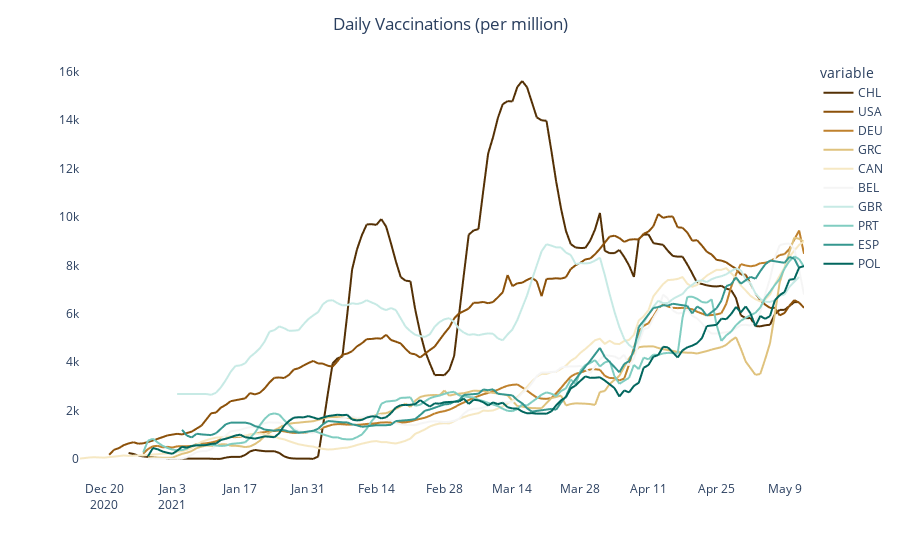

Notebook code for this chart:
### Code cell
daily_vacs_fig = px.line(daily_vacs_time_df, 
                         x='date', 
                         y=top_10_countries, 
                         color_discrete_sequence=px.colors.diverging.BrBG,
                         labels={
                             'date': ' ',
                             'value': ' '
                         })
daily_vacs_fig.update_layout({'plot_bgcolor': 'rgba(0, 0, 0, 0)','paper_bgcolor': 'rgba(0, 0, 0, 0)',})
daily_vacs_fig.update_layout(title_text='Daily Vaccinations (per million)', title_x=0.5)
daily_vacs_fig.show()

### Figure 1 — Plotly figure (JSON) as saved in the notebook; plotly's stock layout.template omitted (floating-point values rounded to 4 significant figures; data arrays with more than 128 entries replaced by an {"elided": "..."} marker saying what was removed)
{"data": [{"hovertemplate": "variable=CHL<br> =%{y}<extra></extra>", "legendgroup": "CHL", "line": {"color": "rgb(84,48,5)", "dash": "solid"}, "mode": "lines", "name": "CHL", "showlegend": true, "type": "scattergl", "x": {"elided": "150 str values"}, "xaxis": "x", "y": {"elided": "150 int values"}, "yaxis": "y"}, {"hovertemplate": "variable=USA<br> =%{y}<extra></extra>", "legendgroup": "USA", "line": {"color": "rgb(140,81,10)", "dash": "solid"}, "mode": "lines", "name": "USA", "showlegend": true, "type": "scattergl", "x": {"elided": "150 str values"}, "xaxis": "x", "y": {"elided": "150 int values"}, "yaxis": "y"}, {"hovertemplate": "variable=DEU<br> =%{y}<extra></extra>", "legendgroup": "DEU", "line": {"color": "rgb(191,129,45)", "dash": "solid"}, "mode": "lines", "name": "DEU", "showlegend": true, "type": "scattergl", "x": {"elided": "150 str values"}, "xaxis": "x", "y": {"elided": "150 int values"}, "yaxis": "y"}, {"hovertemplate": "variable=GRC<br> =%{y}<extra></extra>", "legendgroup": "GRC", "line": {"color": "rgb(223,194,125)", "dash": "solid"}, "mode": "lines", "name": "GRC", "showlegend": true, "type": "scattergl", "x": {"elided": "150 str values"}, "xaxis": "x", "y": {"elided": "150 int values"}, "yaxis": "y"}, {"hovertemplate": "variable=CAN<br> =%{y}<extra></extra>", "legendgroup": "CAN", "line": {"color": "rgb(246,232,195)", "dash": "solid"}, "mode": "lines", "name": "CAN", "showlegend": true, "type": "scattergl", "x": {"elided": "150 str values"}, "xaxis": "x", "y": {"elided": "150 int values"}, "yaxis": "y"}, {"hovertemplate": "variable=BEL<br> =%{y}<extra></extra>", "legendgroup": "BEL", "line": {"color": "rgb(245,245,245)", "dash": "solid"}, "mode": "lines", "name": "BEL", "showlegend": true, "type": "scattergl", "x": {"elided": "150 str values"}, "xaxis": "x", "y": {"elided": "150 int values"}, "yaxis": "y"}, {"hovertemplate": "variable=GBR<br> =%{y}<extra></extra>", "legendgroup": "GBR", "line": {"color": "rgb(199,234,229)", "dash": "solid"}, "mode": "lines", "name": "GBR", "showlegend": true, "type": "scattergl", "x": {"elided": "150 str values"}, "xaxis": "x", "y": {"elided": "150 int values"}, "yaxis": "y"}, {"hovertemplate": "variable=PRT<br> =%{y}<extra></extra>", "legendgroup": "PRT", "line": {"color": "rgb(128,205,193)", "dash": "solid"}, "mode": "lines", "name": "PRT", "showlegend": true, "type": "scattergl", "x": {"elided": "150 str values"}, "xaxis": "x", "y": {"elided": "150 int values"}, "yaxis": "y"}, {"hovertemplate": "variable=ESP<br> =%{y}<extra></extra>", "legendgroup": "ESP", "line": {"color": "rgb(53,151,143)", "dash": "solid"}, "mode": "lines", "name": "ESP", "showlegend": true, "type": "scattergl", "x": {"elided": "150 str values"}, "xaxis": "x", "y": {"elided": "150 int values"}, "yaxis": "y"}, {"hovertemplate": "variable=POL<br> =%{y}<extra></extra>", "legendgroup": "POL", "line": {"color": "rgb(1,102,94)", "dash": "solid"}, "mode": "lines", "name": "POL", "showlegend": true, "type": "scattergl", "x": {"elided": "150 str values"}, "xaxis": "x", "y": {"elided": "150 int values"}, "yaxis": "y"}], "layout": {"legend": {"title": {"text": "variable"}, "tracegroupgap": 0}, "margin": {"t": 60}, "paper_bgcolor": "rgba(0, 0, 0, 0)", "plot_bgcolor": "rgba(0, 0, 0, 0)", "title": {"text": "Daily Vaccinations (per million)", "x": 0.5}, "xaxis": {"anchor": "y", "domain": [0, 1], "title": {"text": " "}}, "yaxis": {"anchor": "x", "domain": [0, 1], "title": {"text": " "}}}}
